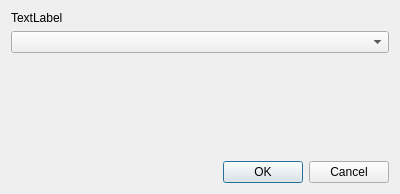
<ui version="4.0" >
 <class>ChooseOneDialog</class>
 <widget class="QDialog" name="ChooseOneDialog" >
  <property name="windowModality" >
   <enum>Qt::WindowModal</enum>
  </property>
  <property name="geometry" >
   <rect>
    <x>0</x>
    <y>0</y>
    <width>400</width>
    <height>194</height>
   </rect>
  </property>
  <property name="windowTitle" >
   <string>Choose one</string>
  </property>
  <property name="modal" >
   <bool>true</bool>
  </property>
  <layout class="QVBoxLayout" name="verticalLayout" >
   <item>
    <widget class="QLabel" name="label" >
     <property name="frameShape" >
      <enum>QFrame::NoFrame</enum>
     </property>
     <property name="text" >
      <string>TextLabel</string>
     </property>
     <property name="wordWrap" >
      <bool>true</bool>
     </property>
     <property name="margin" >
      <number>10</number>
     </property>
    </widget>
   </item>
   <item>
    <widget class="QComboBox" name="selection" />
   </item>
   <item>
    <spacer name="verticalSpacer" >
     <property name="orientation" >
      <enum>Qt::Vertical</enum>
     </property>
     <property name="sizeHint" stdset="0" >
      <size>
       <width>20</width>
       <height>66</height>
      </size>
     </property>
    </spacer>
   </item>
   <item>
    <widget class="QDialogButtonBox" name="button" >
     <property name="orientation" >
      <enum>Qt::Horizontal</enum>
     </property>
     <property name="standardButtons" >
      <set>QDialogButtonBox::Cancel|QDialogButtonBox::Ok</set>
     </property>
    </widget>
   </item>
  </layout>
 </widget>
 <resources/>
 <connections>
  <connection>
   <sender>button</sender>
   <signal>accepted()</signal>
   <receiver>ChooseOneDialog</receiver>
   <slot>accept()</slot>
   <hints>
    <hint type="sourcelabel" >
     <x>248</x>
     <y>254</y>
    </hint>
    <hint type="destinationlabel" >
     <x>157</x>
     <y>274</y>
    </hint>
   </hints>
  </connection>
  <connection>
   <sender>button</sender>
   <signal>rejected()</signal>
   <receiver>ChooseOneDialog</receiver>
   <slot>reject()</slot>
   <hints>
    <hint type="sourcelabel" >
     <x>316</x>
     <y>260</y>
    </hint>
    <hint type="destinationlabel" >
     <x>286</x>
     <y>274</y>
    </hint>
   </hints>
  </connection>
 </connections>
</ui>
